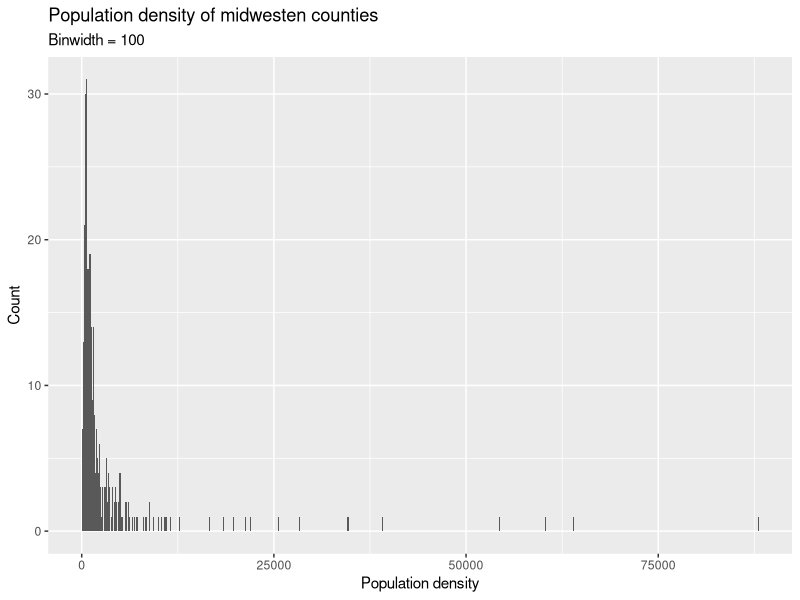
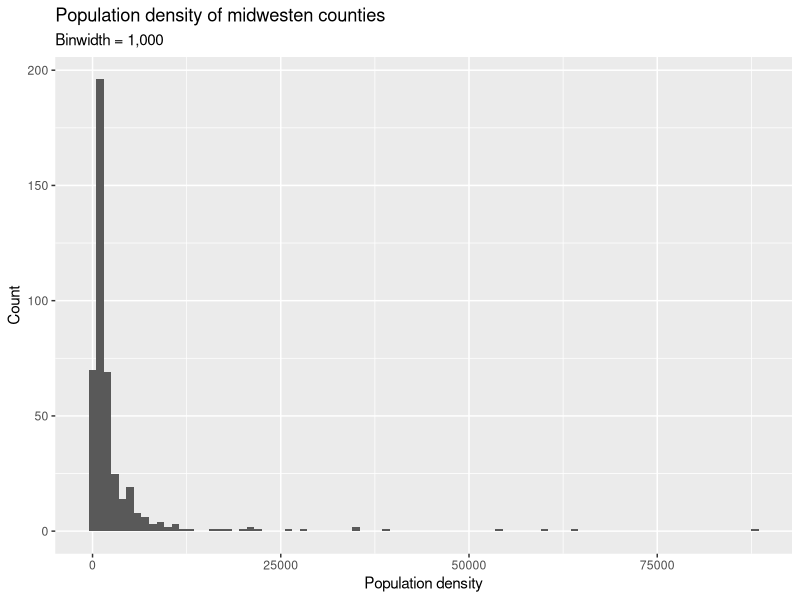
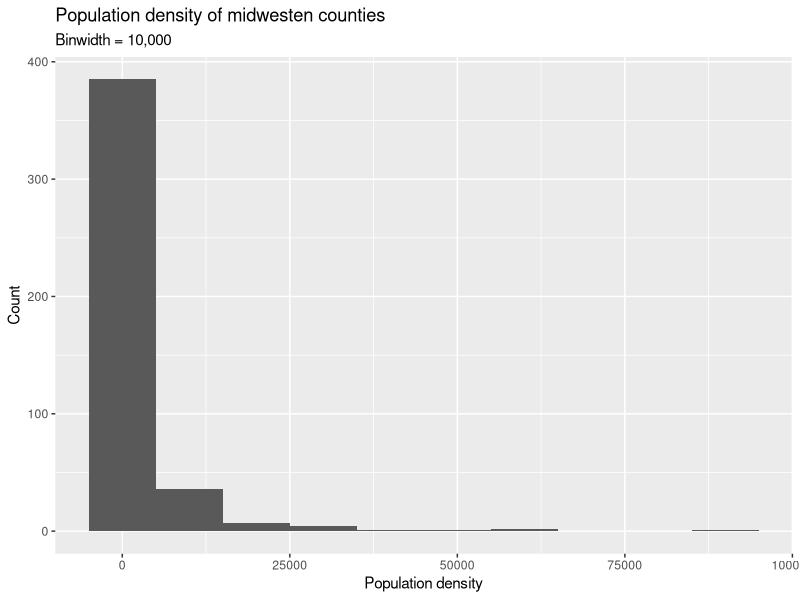
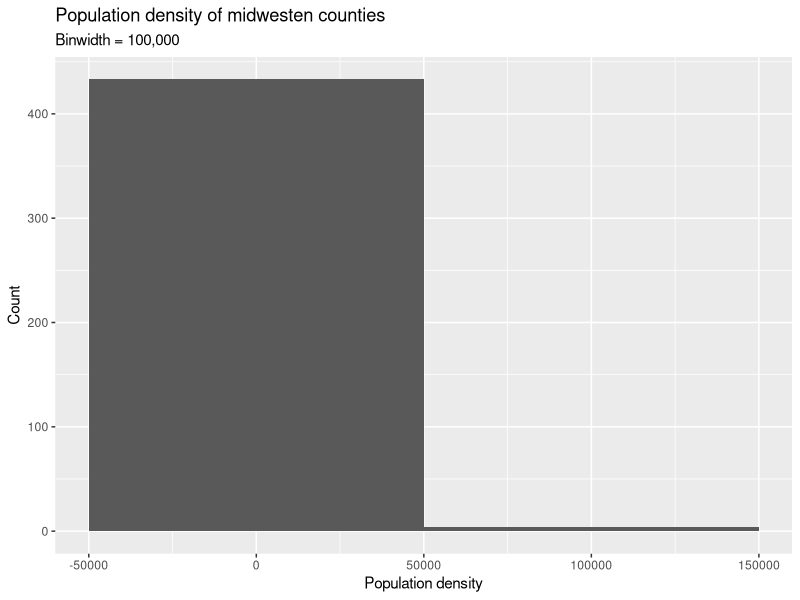
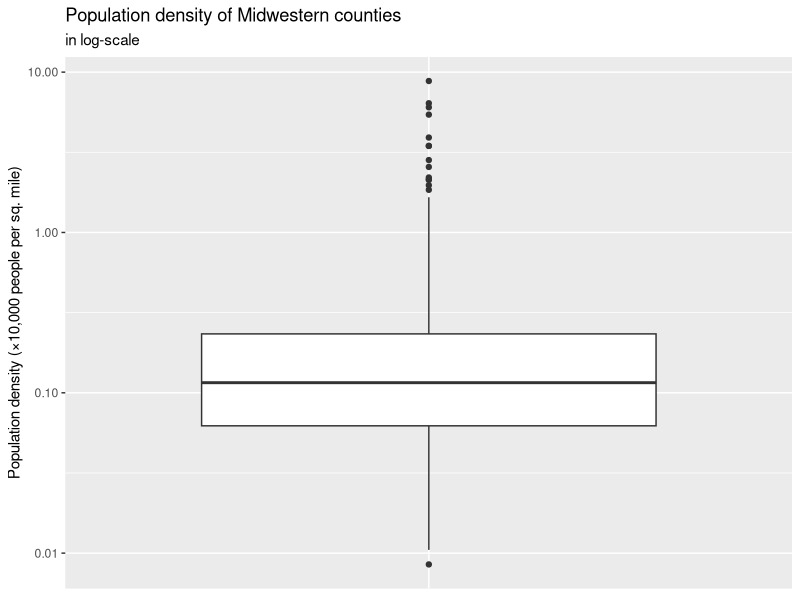

Source code (R) for these figures, in order:
## ---- chunk 1
install.packages('tidyverse')
library(tidyverse)
install.packages('scales')
library(scales)
## ---- chunk 2
ggplot(midwest, aes(x = popdensity)) +
  geom_histogram(binwidth = 100) +
  labs(
    x = "Population density",
    y = "Count",
    title = "Population density of midwesten counties",
    subtitle = "Binwidth = 100"
  )
## ---- chunk 3
ggplot(midwest, aes(x = popdensity)) +
  geom_histogram(binwidth = 1000) +
  labs(
    x = "Population density",
    y = "Count",
    title = "Population density of midwesten counties",
    subtitle = "Binwidth = 1,000"
  )
## ---- chunk 4
ggplot(midwest, aes(x = popdensity)) +
  geom_histogram(binwidth = 10000) +
  labs(
    x = "Population density",
    y = "Count",
    title = "Population density of midwesten counties",
    subtitle = "Binwidth = 10,000"
  )
## ---- chunk 5
ggplot(midwest, aes(x = popdensity)) +
  geom_histogram(binwidth = 100000) +
  labs(
    x = "Population density",
    y = "Count",
    title = "Population density of midwesten counties",
    subtitle = "Binwidth = 100,000"
  )
## ---- chunk 6
ggplot(midwest, aes(x = "", y = popdensity)) +
  geom_boxplot() +
  scale_y_log10(label = label_number(scale = 1/10000)) +
  labs(
    x = NULL,
    y = "Population density (×10,000 people per sq. mile)",
    title = "Population density of Midwestern counties",
    subtitle = "in log-scale"
  ) +
  theme(axis.text.x = element_blank(),
        axis.ticks.x = element_blank())
## ---- chunk 7
data <- midwest
view(data)
